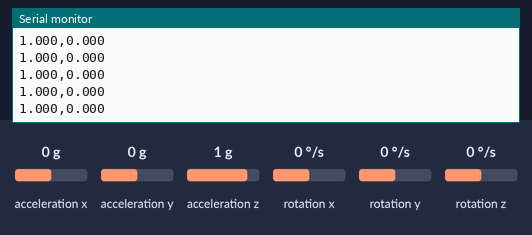
This sketch was run on a simulated Arduino Uno, built with avr-gcc and run on an emulated ATmega328P. Parts: the last lines printed to the serial monitor. The test bench sets the inputs (shaded band); at power-on: acceleration x 0 g, acceleration y 0 g, acceleration z 1 g, rotation x 0 °/s, rotation y 0 °/s, rotation z 0 °/s.

Above: at 1.2 s.
1.3 s: acceleration x set to -1.4 g
At 2.1 s:
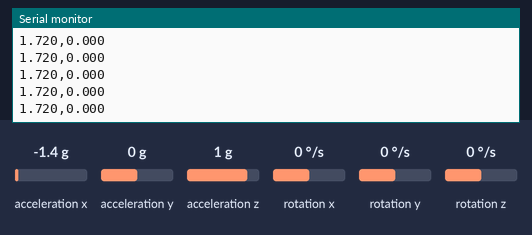
2.8 s: acceleration y set to -1.4 g
At 3.3 s:
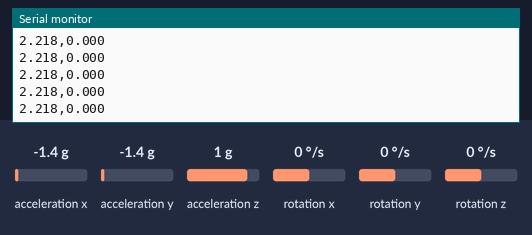
4.3 s: acceleration z set to -1.4 g
At 5.1 s:
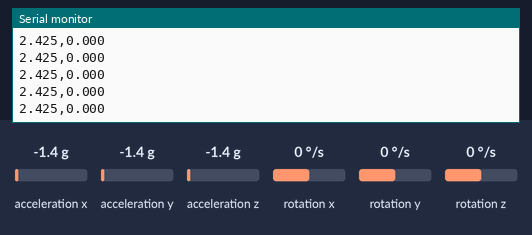
5.8 s: rotation x set to -192 °/s
At 6.8 s:
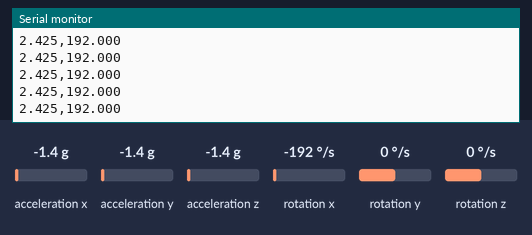
7.3 s: rotation y set to -192 °/s
At 8.0 s:
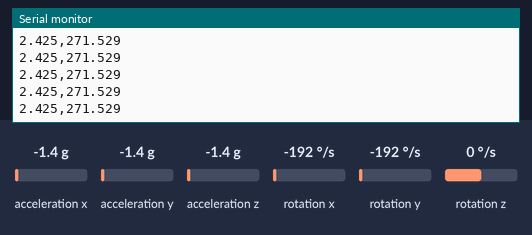
Timing chart, 0 to 9.8 s (numbered marks = the images above; inputs shaded):
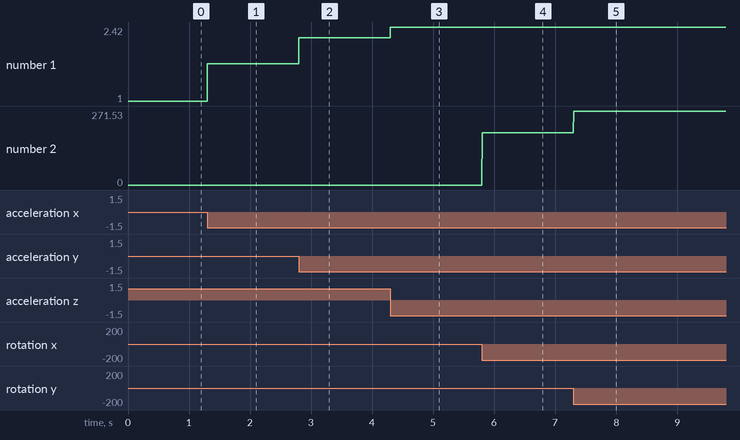

Measured:
- after the input at 1.3 s, the serial monitor: prints a new line at once (image 1)
- after the input at 2.8 s, the serial monitor: prints a new line at once (image 2)
- after the input at 4.3 s, the serial monitor: prints a new line at once (image 3)
- after the input at 5.8 s, the serial monitor: prints a new line at once (image 4)
- after the input at 7.3 s, the serial monitor: prints a new line at once (image 5)
- plotted number 1: 1 → 1.72 after the input at 1.3 s, 1.72 → 2.22 after the input at 2.8 s, 2.22 → 2.42 after the input at 4.3 s
- plotted number 2: 0 → 192 after the input at 5.8 s, 192 → 271.53 after the input at 7.3 s

The sketch:

IMU_mag.ino
```cpp
#include <LSM6DS3.h>
#include <Wire.h>

//Create a instance of class LSM6DS3
LSM6DS3 myIMU(I2C_MODE, 0x6A);    //I2C device address 0x6A
float aX, aY, aZ, gX, gY, gZ, a_mag, g_mag;
const unsigned long SAMPLE_PERIOD_US = 5000;  // 5 ms = 200 Hz
unsigned long lastSampleTime = 0;

void setup() {
  // put your setup code here, to run once:
  Serial.begin(115200);
  while (!Serial);

  myIMU.settings.accelSampleRate = 208;
  myIMU.settings.gyroSampleRate  = 208;

  //Call .begin() to configure the IMUs
  if (myIMU.begin() != 0) {
    Serial.println("Device error");
  } else {
    Serial.println("aX,aY,aZ,gX,gY,gZ");
  }
}

void loop() {
  unsigned long now = micros();

  if (now - lastSampleTime >= SAMPLE_PERIOD_US) {
  lastSampleTime += SAMPLE_PERIOD_US;

  // read the acceleration data
  aX = myIMU.readFloatAccelX();
  aY = myIMU.readFloatAccelY();
  aZ = myIMU.readFloatAccelZ();
  gX = myIMU.readFloatGyroX();
  gY = myIMU.readFloatGyroY();
  gZ = myIMU.readFloatGyroZ();

  a_mag = sqrt(aX*aX + aY*aY + aZ*aZ);
  g_mag = sqrt(gX*gX + gY*gY + gZ*gZ);

    // print the data in CSV format
    Serial.print(a_mag, 3);
    Serial.print(',');
    Serial.print(g_mag, 3);
    Serial.println();
  }
}
```
